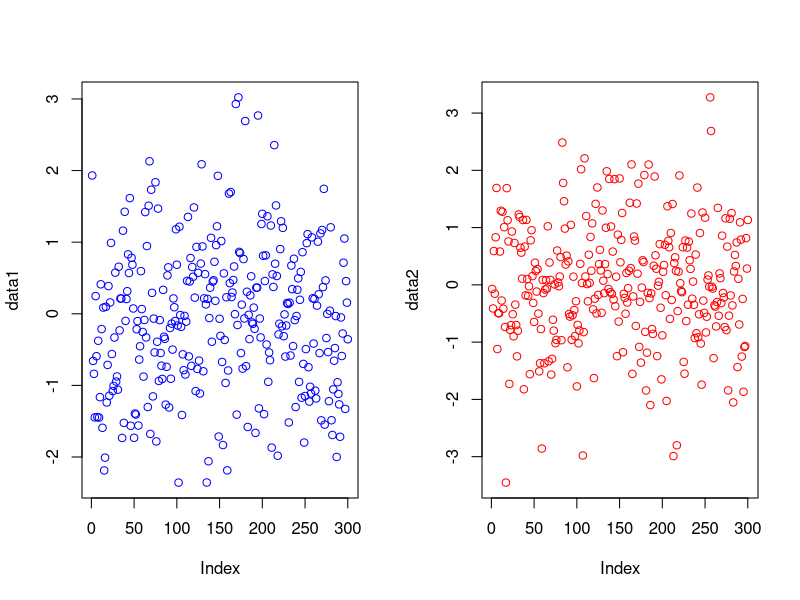

Reproduce this figure in R.
# 2. Проверить гипотезу однородности распределений в двух генеральных совокупностях с помощью критерия χ2.
data1 <- rnorm(300)
data2 <- rnorm(300)

par(mfrow=c(1,2))
plot(data1, col = "blue")
plot(data2, col = "red")

chisq.test(data1, data2)
